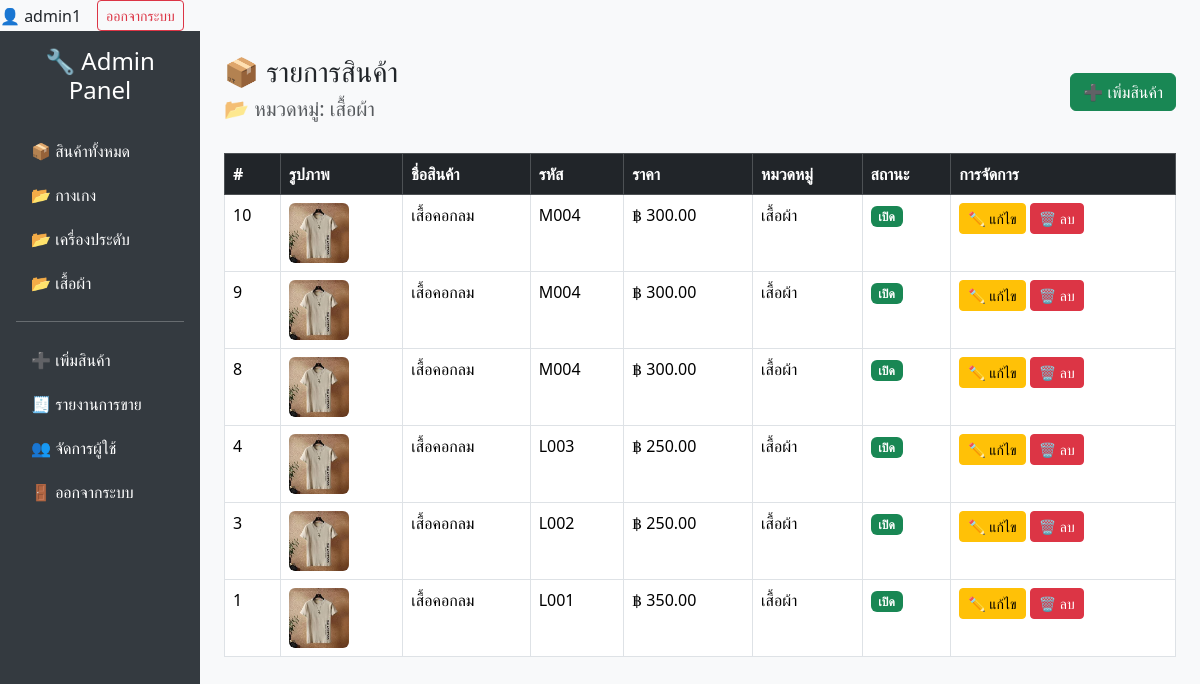
The page /admin_product_management.php?category=เสื้อผ้า (signed in) on the database its author committed.
### tables this page shows
CREATE TABLE `products` (
  `id` int(11) NOT NULL,
  `name` varchar(255) NOT NULL,
  `price` decimal(10,2) NOT NULL,
  `code` varchar(50) NOT NULL,
  `image_url` varchar(255) DEFAULT NULL,
  `description` text DEFAULT NULL,
  `category` varchar(100) DEFAULT NULL,
  `status` enum('active','inactive') DEFAULT 'active',
  `created_at` timestamp NOT NULL DEFAULT current_timestamp()
);

### admin_product_management.php (the view, shortened to what this page needs)
<?php include 'db_connect.php'; ?>
<!DOCTYPE html>
<html lang="th">
<head>
  <link href="https://cdn.jsdelivr.net/npm/bootstrap@5.3.3/dist/css/bootstrap.min.css" rel="stylesheet">
  <link href="admin_style.css" rel="stylesheet">
<?php if (isset($_SESSION['username'])): ?>
  <div class="d-flex align-items-center">
    <span class="me-3">👤 <?php echo htmlspecialchars($_SESSION['username']); ?></span>
    <a href="logout.php" class="btn btn-outline-danger btn-sm">ออกจากระบบ</a>
  </div>
<?php endif; ?>
</head>
<body>
<div class="container-fluid">
  <div class="row">
    <nav class="col-md-2 sidebar d-flex flex-column p-3">
      <h4 class="text-center mb-4">🔧 Admin Panel</h4>
      <a href="admin_product_management.php">📦 สินค้าทั้งหมด</a>
      <?php
      $categories = $conn->query("SELECT DISTINCT category FROM products ORDER BY category ASC");
      while ($cat = $categories->fetch_assoc()) {
        $catName = htmlspecialchars($cat['category']);
        echo "<a href='admin_product_management.php?category=" . urlencode($catName) . "'>📂 " . $catName . "</a>";
      }
      ?>
      <hr>
      <a href="add_products.html">➕ เพิ่มสินค้า</a>
      <a href="#">🧾 รายงานการขาย</a>
      <a href="#">👥 จัดการผู้ใช้</a>
      <a href="logout.php">🚪 ออกจากระบบ</a>
    </nav>
    <main class="col-md-10 p-4">
      <div class="d-flex justify-content-between align-items-center mb-4">
        <div>
          <h3>📦 รายการสินค้า</h3>
          <h5 class="text-muted">
            <?= isset($_GET['category']) ? "📂 หมวดหมู่: " . htmlspecialchars($_GET['category']) : "🗂️ ทั้งหมด" ?>
          </h5>
        </div>
        <a href="add_products.html" class="btn btn-success">➕ เพิ่มสินค้า</a>
      </div>
      <table class="table table-bordered table-hover bg-white">
        <thead class="table-dark">
          <tr>
            <th>#</th>
            <th>รูปภาพ</th>
            <th>ชื่อสินค้า</th>
            <th>รหัส</th>
            <th>ราคา</th>
            <th>หมวดหมู่</th>
            <th>สถานะ</th>
            <th>การจัดการ</th>
          </tr>
        </thead>
        <tbody>
        <?php
        if (isset($_GET['category'])) {
          $category = $conn->real_escape_string($_GET['category']);
          $sql = "SELECT * FROM products WHERE category = '$category' ORDER BY id DESC";
        } else {
          $sql = "SELECT * FROM products ORDER BY id DESC";
        }
        $result = $conn->query($sql);
        if ($result->num_rows > 0) {
          while ($row = $result->fetch_assoc()) {
            echo '<tr>';
            echo '<td>' . $row['id'] . '</td>';
            echo '<td><img src="' . htmlspecialchars($row['image_url']) . '" width="60" height="60" class="rounded"></td>';
            echo '<td>' . htmlspecialchars($row['name']) . '</td>';
            echo '<td>' . htmlspecialchars($row['code']) . '</td>';
            echo '<td>฿ ' . number_format($row['price'], 2) . '</td>';
            echo '<td>' . htmlspecialchars($row['category']) . '</td>';
            echo '<td>' . ($row['status'] === 'active' ? '<span class="badge bg-success">เปิด</span>' : '<span class="badge bg-secondary">ปิด</span>') . '</td>';
            echo '<td>';
            echo '<a href="edit_product.php?id=' . $row['id'] . '" class="btn btn-sm btn-warning">✏️ แก้ไข</a> ';
            echo '<a href="delete_product.php?id=' . $row['id'] . '" class="btn btn-sm btn-danger" onclick="return confirm(\'ยืนยันการลบสินค้านี้?\')">🗑️ ลบ</a>';
            echo '</td>';
            echo '</tr>';
          }
        } else {
          echo '<tr><td colspan="8" class="text-center text-muted">ไม่มีสินค้าในหมวดนี้</td></tr>';
        }
        ?>
        </tbody>
      </table>
    </main>
  </div>
</div>
</body>
</html>

### admin_style.css (style rules this page uses)
body { background-color: #f8f9fa; font-family: 'Segoe UI', Tahoma, Geneva, Verdana, sans-serif; }
.sidebar { height: 100vh; background-color: #343a40; color: white; padding-top: 20px; }
.sidebar a { color: white; text-decoration: none; display: block; padding: 10px 15px; border-radius: 6px; transition: background-color 0.2s ease; }
.table img { object-fit: contain; }

### rows shown on the page
products: id "10", image_url (picture), name "เสื้อคอกลม", code "M004", price "300.00", category "เสื้อผ้า", status "เปิด"
products: id "9", image_url (picture), name "เสื้อคอกลม", code "M004", price "300.00", category "เสื้อผ้า", status "เปิด"
products: id "8", image_url (picture), name "เสื้อคอกลม", code "M004", price "300.00", category "เสื้อผ้า", status "เปิด"
products: id "4", image_url (picture), name "เสื้อคอกลม", code "L003", price "250.00", category "เสื้อผ้า", status "เปิด"
products: id "3", image_url (picture), name "เสื้อคอกลม", code "L002", price "250.00", category "เสื้อผ้า", status "เปิด"
products: id "1", image_url (picture), name "เสื้อคอกลม", code "L001", price "350.00", category "เสื้อผ้า", status "เปิด"

### other values the page prints
$_SESSION['username'] "admin1"
$catName "กางเกง"
$catName "เครื่องประดับ"
$catName "เสื้อผ้า"
$_GET['category'] "เสื้อผ้า"
